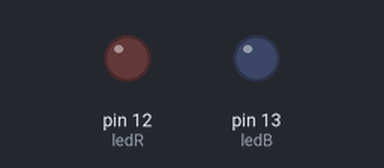
This sketch was run on a simulated Arduino Uno, built with avr-gcc and run on an emulated ATmega328P. Shown: output pins drawn as LEDs (lit = HIGH).

Above: at 0.1 s.
At 29.1 s:
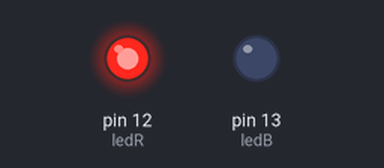
Timing chart, 0 to 39.5 s (numbered marks = the images above):
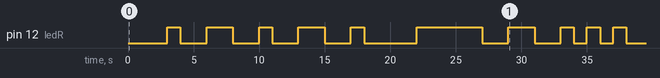

The sketch:

Blink_2_LED_With_Millis_Alternating.ino
```cpp
/*
 * Name: Bheesham Ramkissoon
 * Date: April 26, 2019
 * Description: Blinks 2 LEDs using the Millis() function in alternating fashion
 */

 // Declaring the LED pin
 const int ledR = 12; // red LED
 const int ledB = 13; // blue LED

 // setting the default LED state
 int led1State;
 int led2State;

 //declaring a long to keep track of the milliseconds
 unsigned long previousMillis = 0;

 // declaring and initializing the interval at which the LED will swtich on and off
 const long interval = 1000; // interval used for the red LED
 const long interval2 = 1000; // interval to be used for the blue LED


// method that switches the LED state
 int SwitchState(int ledState){
 int result;
 if (ledState == LOW){
     result = HIGH;
   }
   else{
     result = LOW;
   }

   return result;
 }

// blink method that will take care of the blinking given the respected LED to control
 void blinkLED(int ledToBlink, int ledState, long interval){
 unsigned long currentMillis = millis(); // store the current clock value

   if ((currentMillis - previousMillis) >= interval){
   //save the current clock value to previous millis
   previousMillis = currentMillis;

   // set the LED to its appropriate state
   digitalWrite(ledToBlink, ledState);
}
 }

void setup() {
  // put your setup code here, to run once:
  led1State = 0;
  led2State = 0;
  pinMode(ledR, OUTPUT);
  pinMode(ledB, OUTPUT);
}

void loop() {
  // put your main code here, to run repeatedly:
  led1State = SwitchState(led1State);
  blinkLED (ledR, led1State, interval);
  //led2State = SwitchState(led2State);
  //1blinkLED (ledB, led2State, interval2);
  } // loop
```

Measured:
- by itself, pin 12 (ledR): LOW → HIGH at 3.0 s, → LOW 1.0 s later, → HIGH 2.0 s later, → LOW 2.0 s later, … (20 changes in this stretch)
